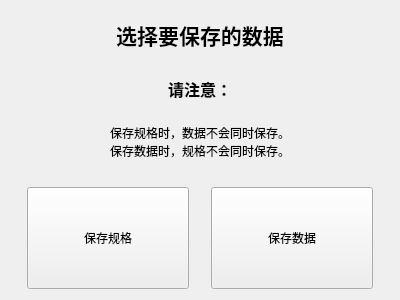
<?xml version="1.0" encoding="UTF-8"?>
<ui version="4.0">
 <class>SaveForm</class>
 <widget class="QWidget" name="SaveForm">
  <property name="geometry">
   <rect>
    <x>0</x>
    <y>0</y>
    <width>400</width>
    <height>300</height>
   </rect>
  </property>
  <property name="windowTitle">
   <string>Form</string>
  </property>
  <layout class="QGridLayout" name="gridLayout_2">
   <item row="0" column="0">
    <layout class="QGridLayout" name="gridLayout" rowstretch="5,3" rowminimumheight="0,0">
     <item row="0" column="0">
      <layout class="QVBoxLayout" name="verticalLayout">
       <property name="bottomMargin">
        <number>15</number>
       </property>
       <item>
        <widget class="QLabel" name="label">
         <property name="font">
          <font>
           <pointsize>16</pointsize>
           <weight>75</weight>
           <bold>true</bold>
          </font>
         </property>
         <property name="text">
          <string>选择要保存的数据</string>
         </property>
         <property name="alignment">
          <set>Qt::AlignCenter</set>
         </property>
        </widget>
       </item>
       <item>
        <widget class="QLabel" name="label_2">
         <property name="font">
          <font>
           <pointsize>12</pointsize>
           <weight>75</weight>
           <bold>true</bold>
          </font>
         </property>
         <property name="text">
          <string>请注意：</string>
         </property>
         <property name="alignment">
          <set>Qt::AlignCenter</set>
         </property>
        </widget>
       </item>
       <item>
        <widget class="QLabel" name="label_3">
         <property name="text">
          <string>保存规格时，数据不会同时保存。
保存数据时，规格不会同时保存。</string>
         </property>
         <property name="alignment">
          <set>Qt::AlignCenter</set>
         </property>
        </widget>
       </item>
      </layout>
     </item>
     <item row="1" column="0">
      <layout class="QHBoxLayout" name="horizontalLayout" stretch="1,10,1,10,1">
       <item>
        <spacer name="horizontalSpacer_2">
         <property name="orientation">
          <enum>Qt::Horizontal</enum>
         </property>
         <property name="sizeHint" stdset="0">
          <size>
           <width>40</width>
           <height>20</height>
          </size>
         </property>
        </spacer>
       </item>
       <item>
        <widget class="QPushButton" name="saveLimit">
         <property name="sizePolicy">
          <sizepolicy hsizetype="Preferred" vsizetype="Preferred">
           <horstretch>0</horstretch>
           <verstretch>0</verstretch>
          </sizepolicy>
         </property>
         <property name="text">
          <string>保存规格</string>
         </property>
        </widget>
       </item>
       <item>
        <spacer name="horizontalSpacer">
         <property name="orientation">
          <enum>Qt::Horizontal</enum>
         </property>
         <property name="sizeHint" stdset="0">
          <size>
           <width>40</width>
           <height>20</height>
          </size>
         </property>
        </spacer>
       </item>
       <item>
        <widget class="QPushButton" name="saveData">
         <property name="sizePolicy">
          <sizepolicy hsizetype="Minimum" vsizetype="Preferred">
           <horstretch>0</horstretch>
           <verstretch>0</verstretch>
          </sizepolicy>
         </property>
         <property name="text">
          <string>保存数据</string>
         </property>
        </widget>
       </item>
       <item>
        <spacer name="horizontalSpacer_3">
         <property name="orientation">
          <enum>Qt::Horizontal</enum>
         </property>
         <property name="sizeHint" stdset="0">
          <size>
           <width>40</width>
           <height>20</height>
          </size>
         </property>
        </spacer>
       </item>
      </layout>
     </item>
    </layout>
   </item>
  </layout>
 </widget>
 <resources/>
 <connections/>
</ui>
